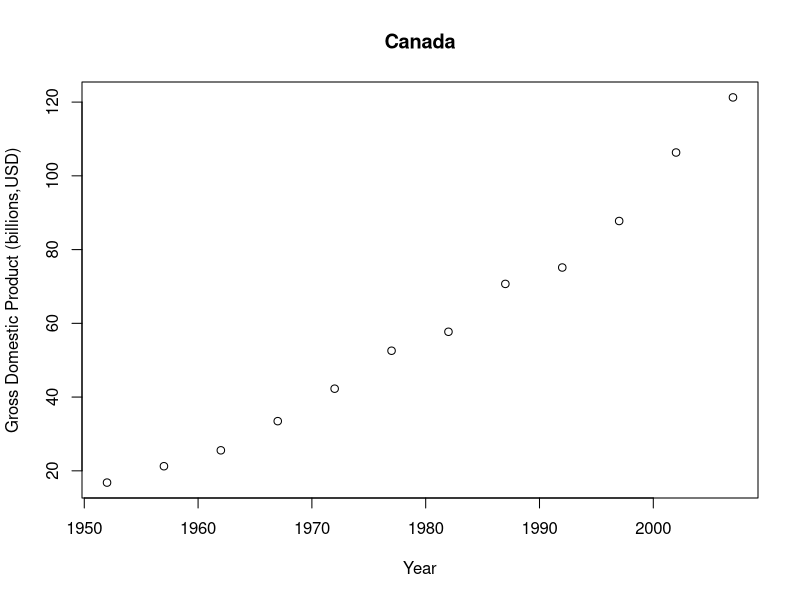
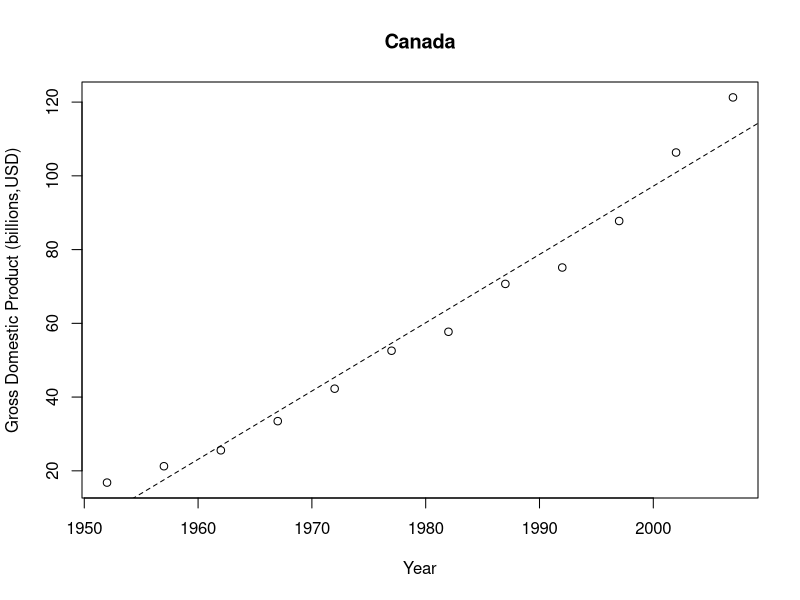

Source code (R) for these figures, in order:
##This is an example script.
##Author: Ian Breckheimer
##Updated: 10-1-2015

####Set Up Workspace####

##Installs required packages
#install.packages(c("dplyr"))

##Load packages
library(dplyr)

##Load data.
gapminder <- read.csv("./data/gapminder.csv")

####Explore Data####

##Returns information about the data.
str(gapminder)

##Creates a subset of the data and a new variable.
canada <- filter(gapminder,country=="Canada")
canada <- mutate(canada,gdp=(gdpPercap*canada$pop)/1e10)

##Plots it
plot(x=canada$year,y=canada$gdp,type = "p",
     xlab="Year",
     ylab="Gross Domestic Product (billions,USD)",
     main="Canada")

####Analysis#####
model <- lm(gdp~year,data=canada)
summary(model)

####Make Figures#####
pdf("./plots/Fig1_Canada_GDP.pdf",width=5,height=5)
plot(x=canada$year,y=canada$gdp,type = "p",
     xlab="Year",
     ylab="Gross Domestic Product (billions,USD)",
     main="Canada")
abline(model,lty=2)
dev.off()


